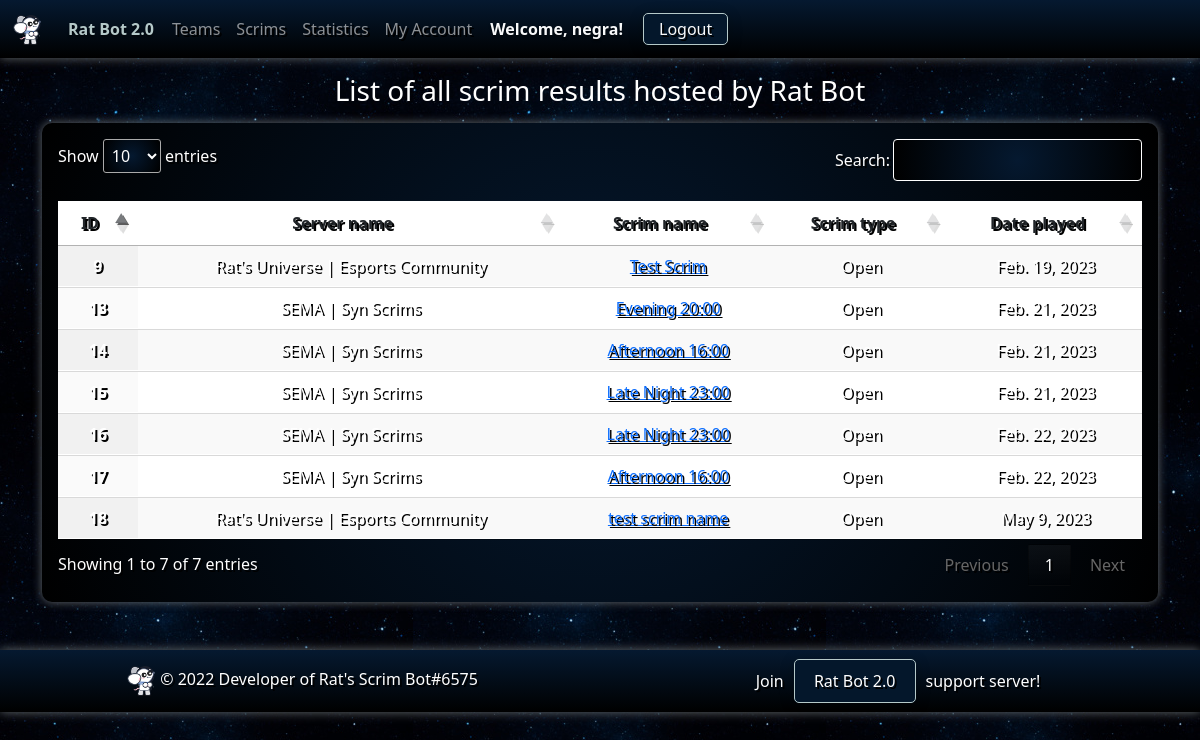
Page /scrims (signed in) on the committed database.
### ratbotapp/models.py (models this page shows, shortened)
class Result(models.Model):
    generated_by = models.CharField(default="", max_length=100)  # id of person who used %sheet results last
    server = models.ForeignKey(Server, on_delete=models.RESTRICT, default=None)
    scrim_name = models.CharField(default="", max_length=100)
    class ScrimType(models.TextChoices):
        PRO = 'pro', 'Pro'
        OPEN = 'open', 'Open'
        TOUR = 'tour', 'Tournament'
    scrim_type = models.CharField(
        max_length=4,
        choices=ScrimType.choices,
        default=ScrimType.OPEN,
    )
    date_played = models.DateField()
    time_played = models.TimeField()
    created_at = models.DateTimeField(auto_now_add=True)
    updated_at = models.DateTimeField(auto_now=True)
    def get_scrim_type(self) -> ScrimType:
        return self.ScrimType(self.scrim_type)

class Server(models.Model):
    guild_id = models.IntegerField(unique=True)
    guild_name = models.CharField(default="", max_length=100)
    membership = models.ForeignKey(Membership, on_delete=models.RESTRICT, null=True)
    membership_start_date = models.DateTimeField(null=True, blank=True)
    membership_end_date = models.DateTimeField(null=True, blank=True)
    profile_image = models.ImageField(upload_to='server_images/', null=True, blank=True)
    invite_link = models.CharField(default="", max_length=100)
    members = models.IntegerField(default=0)
    created_at = models.DateTimeField(auto_now_add=True)
    updated_at = models.DateTimeField(auto_now=True)

### ratbotapp/views.py (the view)
# urls.py: path('scrims', views.scrims_page, name='scrims'),
@csrf_exempt
@login_required(login_url="/accounts/discord/login")
def scrims_page(request):
    print("======== STARTED scrims_page() =======")
    print(str(BASE_DIR) + "/api/oauth2/login/redirect")
    results = Result.objects.all()
    return render(request, 'ratbot/scrims.html', {
        'results': results
    })

### ratbotapp/templates/ratbot/scrims.html (shortened to what this page needs)
{% extends 'ratbot/base/base.html' %}
{% load static %}
{% block body %}
<div class="container">
    <div class="row mt-3 mb-2">
        <h3 class="text-center">List of all scrim results hosted by Rat Bot</h3>
    </div>
    <div class="gradient-2 p-3">
    <table id="results" class="table table-striped display" style="width:100%">
        <thead  class="gradient" style="color:white;">
        <tr>
            <th scope="col" class="dt-center">ID</th>
            <th scope="col" class="dt-center">Server name</th>
            <th scope="col" class="dt-center">Scrim name</th>
            <th scope="col" class="dt-center">Scrim type</th>
            <th scope="col" class="dt-center">Date played</th>
        </tr>
        </thead>
        <tbody>
        {% for result in results %}
        <tr>
            <th scope="row" class="dt-center" style="color:white;">{{ result.pk }}</th>
            <td class="dt-center" style="color:white;">{{ result.server.guild_name }}</td>
            <td class="dt-center" style="color:white;"><a href="{% url 'scrim_detail' result.pk %}">{{ result.scrim_name }}</a></td>
            <td class="dt-center" style="color:white;">{{ result.get_scrim_type.label }}</td>
            <td class="dt-center" style="color:white;">{{ result.date_played }}</td>
        </tr>
        {% endfor %}
        </tbody>
    </table>
        </div>
</div>
{% endblock %}

### ratbotapp/templates/ratbot/base/base.html (shortened to what this page needs)
{% load static %}
<!doctype html>
<html lang="en">
<head>
    <link rel="stylesheet" href="{% static 'ratbot/styles/base.css' %}">
    <link href="https://cdn.jsdelivr.net/npm/bootstrap@5.3.0-alpha1/dist/css/bootstrap.min.css" rel="stylesheet"
>
    <link rel="stylesheet" type="text/css" href="https://cdn.datatables.net/1.13.2/css/jquery.dataTables.css">
    <link rel="stylesheet" href="https://cdnjs.cloudflare.com/ajax/libs/font-awesome/6.3.0/css/all.min.css"
/>
</head>
<body>
<nav class="navbar navbar-expand-lg navbar-dark bg-dark space-gradient sticky-top">
    <div class="container-fluid text-center">
        <a class="navbar-brand" href="/">
            <img src="{% static 'ratbot/images/logo.png' %}" alt="Rat Bot" height="30">
        </a>
        <a href="/" class="welcome">
            <span> Rat Bot 2.0</span>
        </a>
        <div class="collapse navbar-collapse" id="navbarNavDropdown">
            <ul class="navbar-nav">
                <li class="nav-item">
                    <a class="nav-link" href="{% url 'teams' %}">Teams</a>
                </li>
                <li class="nav-item">
                    <a class="nav-link" href="{% url 'scrims' %}">Scrims</a>
                </li>
                <li class="nav-item">
                    <a class="nav-link" href="{% url 'statistics' %}">Statistics</a>
                </li>
                {% if user.is_authenticated %}
                <li class="nav-item">
                    <a  class="nav-link" href="{% url 'my_account' %}">My Account</a>
                </li>
                {% endif %}
            </ul>
            {% if user.is_authenticated %}
            <span class="text-light welcome">Welcome, {{ user.username }}!</span>
            <span class="text-light"><a class="nav-link login" href="{% url 'logout' %}"> Logout</a></span>
            {% else %}
            <span class="text-light"><a class="nav-link login" href="{% url 'login' %}">Login</a></span>
            {% endif %}
        </div>
    </div>
</nav>
{% block body %} Base body block {% endblock %}
<div class="gradient-footer mt-5">
    <footer class="mt-3 py-3 px-3">
        <div class="row justify-content-center align-items-center">
            <div class="col-sm-12 col-md-6 mb-3 mb-md-0 text-center">
                <a href="/"><img src="{% static 'ratbot/images/logo.png' %}" alt="Rat Bot" height="30"></a> © 2022
                Developer of Rat's Scrim Bot#6575
            </div>
            <div class="col-sm-12 col-md-6 mt-3 mt-md-0 text-center">
                Join<a class="discord-invite" href="https://discord.gg/zT7RWQWQdr"> Rat Bot 2.0 </a>support server!
            </div>
        </div>
    </footer>
</div>
</body>
</html>

### ratbotapp/static/ratbot/styles/base.css (style rules this page uses)
body { color: #ffffff !important; background-color: #0c2340; background-image: url('space-background.jpg'); background-repeat: repeat; }
.gradient-footer { background-color: #000000; background-image: radial-gradient(circle, #000000 0%, #051930 100%); background-image: linear-gradient(to top, #000000 0%, #051930 100%); text-shadow: 2px 2px #000; box-shadow: 0 0 10px #656b6f; }
.gradient { background-color: #000000; background-image: radial-gradient(circle, #051930 0%, #000000 100%); background-image: linear-gradient(to top, #051930 0%, #000000 100%); text-shadow: 2px 2px #000; box-shadow: 0 0 10px #656b6f; border-radius: 10px; }
.gradient-2 { background-color: #000000; background-image: radial-gradient(circle, #051930 0%, #000000 100%); text-shadow: 2px 2px #000; box-shadow: 0 0 10px #656b6f; border-radius: 10px; }
.navbar { background-color: #000000; background-image: radial-gradient(circle, #051930 0%, #000000 100%); background-image: linear-gradient(to bottom, #051930 0%, #000000 100%); text-shadow: 2px 2px #000; box-shadow: 0 0 10px #656b6f; }
.navbar .nav-link.login { margin-left: 10px; margin-right: 10px; padding: 3px 15px; background-color: #04172b; border: 1px solid #b5c9c9; border-radius: 5px; box-shadow: 0px 3px 15px rgba(0, 0, 0, 0.2); }
.welcome { margin-left: 10px; margin-right: 10px; font-weight: bold; color: #b5c9c9; text-shadow: 0px 2px 2px rgba(0, 0, 0, 0.5); text-decoration: none; }
.discord-invite { color: white; margin-left: 10px; margin-right: 10px; padding: 10px 15px; background-color: #04172b; border: 1px solid #b5c9c9; border-radius: 5px; box-shadow: 0px 3px 15px rgba(0, 0, 0, 0.2); text-decoration: none; }

### rows in the picture
Result: pk "9", server.guild_name "Rat's Universe | Esports Community", scrim_name "Test Scrim", get_scrim_type.label "Open", date_played "Feb. 19, 2023"
Result: pk "13", server.guild_name "SEMA | Syn Scrims", scrim_name "Evening 20:00", get_scrim_type.label "Open", date_played "Feb. 21, 2023"
Result: pk "14", server.guild_name "SEMA | Syn Scrims", scrim_name "Afternoon 16:00", get_scrim_type.label "Open", date_played "Feb. 21, 2023"
Result: pk "15", server.guild_name "SEMA | Syn Scrims", scrim_name "Late Night 23:00", get_scrim_type.label "Open", date_played "Feb. 21, 2023"
Result: pk "16", server.guild_name "SEMA | Syn Scrims", scrim_name "Late Night 23:00", get_scrim_type.label "Open", date_played "Feb. 22, 2023"
Result: pk "17", server.guild_name "SEMA | Syn Scrims", scrim_name "Afternoon 16:00", get_scrim_type.label "Open", date_played "Feb. 22, 2023"
Result: pk "18", server.guild_name "Rat's Universe | Esports Community", scrim_name "test scrim name", get_scrim_type.label "Open", date_played "May 9, 2023"

### other values in the picture
{{ user.username }} "negra"
